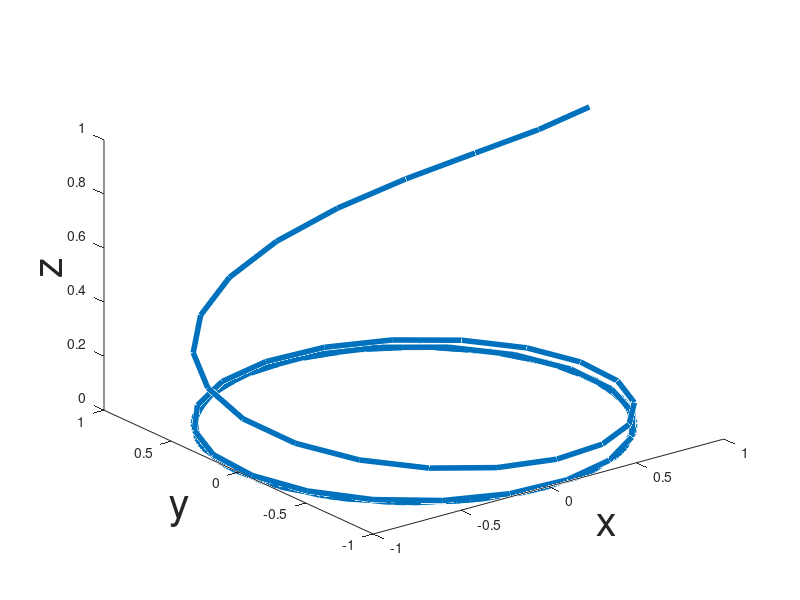

Here is the MATLAB script that generated this plot:

% Author: Andrea Murphy
% Date: March 10, 2019
% DESC:plotting parametric curves

x = linspace(0, 10*pi)';
f = [cos(x), sin(x), exp(-0.5*x)];

size(f)

plot3(f(:,1), f(:,2), f(:,3), "linewidth", 4)

set(gca, "xlabel", text("string", "x","fontsize", 30));
set(gca, "ylabel", text("string", "y","fontsize", 30));
    
set(gca, "zlabel", text("string", "z","fontsize", 30));
